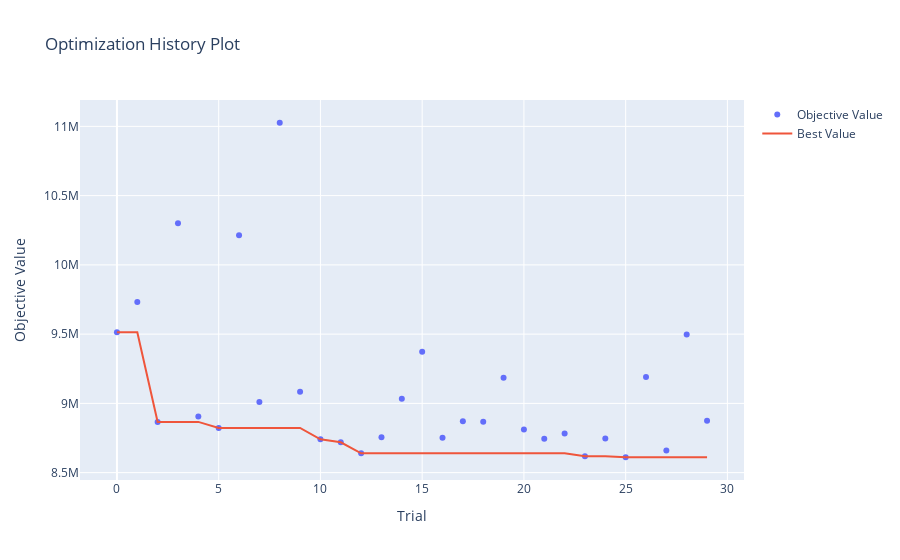

Notebook code for this chart:
### Code cell
# 하이퍼파라미터 최적화 과정을 확인
optuna.visualization.plot_optimization_history(study_xgb)
